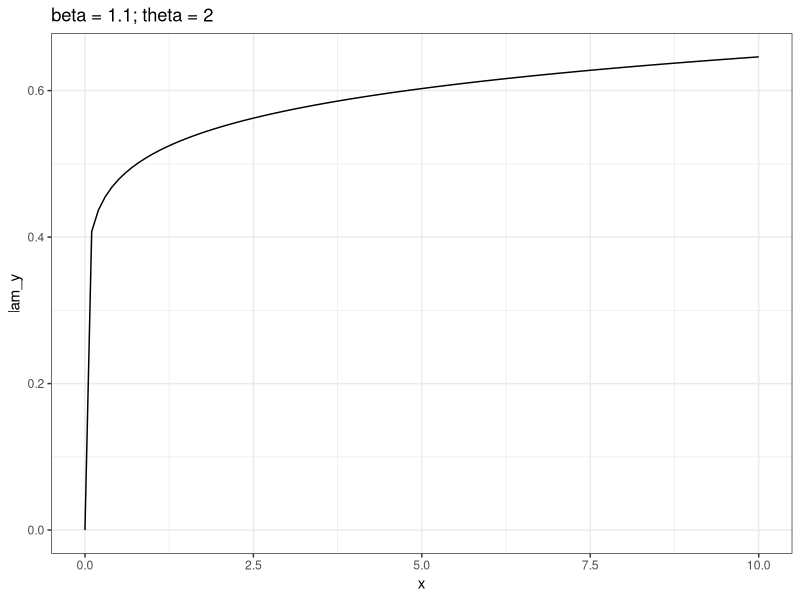
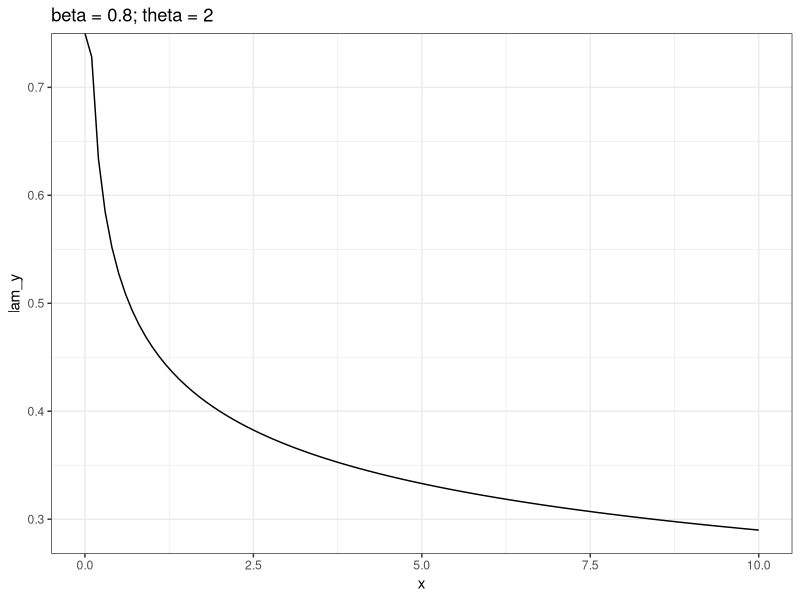

R code for these plots, in order: (Note: this script raises an error after producing the figures.)
## ---- chunk 1
knitr::opts_chunk$set(echo = FALSE, fig.pos = 'H', 
                      fig.height = 3.5, fig.align = 'c')
## ---- chunk 2
library(ggplot2)
lambda = function(beta, theta, t) return(beta/theta^beta*t^(beta-1))

plot_plp = function(beta, theta){
  x = seq(0, 10, 0.1)
  lam_y = lambda(beta, theta, x)
  dat = data.frame(lam_y, x)
  p = ggplot(dat, aes(x, lam_y)) + 
    geom_line() + theme_bw() + 
    ggtitle(paste0("beta = ", beta, "; theta = ", theta))
  return(p)
}

plot_plp(1.1, 2)
## ---- chunk 3
plot_plp(0.8, 2)
## ---- chunk 4
knitr::include_graphics("figs/PLP_NHPP_intensity.pdf")
## ---- chunk 5
knitr::include_graphics("figs/PLP_jump_point_intensity.pdf")
